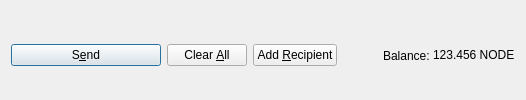
         <widget class="QFrame" name="frame_Send">
          <layout class="QHBoxLayout" name="horizontalLayout">
           <property name="bottomMargin">
            <number>0</number>
           </property>
           <item>
            <widget class="QPushButton" name="sendButton">
             <property name="minimumSize">
              <size>
               <width>150</width>
               <height>0</height>
              </size>
             </property>
             <property name="toolTip">
              <string>Confirm the send action</string>
             </property>
             <property name="text">
              <string>S&amp;end</string>
             </property>
             <property name="icon">
              <iconset resource="../nodehost.qrc">
               <normaloff>:/icons/send</normaloff>:/icons/send</iconset>
             </property>
             <property name="autoDefault">
              <bool>false</bool>
             </property>
             <property name="default">
              <bool>true</bool>
             </property>
            </widget>
           </item>
           <item>
            <widget class="QPushButton" name="clearButton">
             <property name="sizePolicy">
              <sizepolicy hsizetype="Minimum" vsizetype="Fixed">
               <horstretch>0</horstretch>
               <verstretch>0</verstretch>
              </sizepolicy>
             </property>
             <property name="toolTip">
              <string>Clear all fields of the form.</string>
             </property>
             <property name="text">
              <string>Clear &amp;All</string>
             </property>
             <property name="icon">
              <iconset resource="../nodehost.qrc">
               <normaloff>:/icons/remove</normaloff>:/icons/remove</iconset>
             </property>
             <property name="autoDefault">
              <bool>false</bool>
             </property>
            </widget>
           </item>
           <item>
            <widget class="QPushButton" name="addButton">
             <property name="toolTip">
              <string>Send to multiple recipients at once</string>
             </property>
             <property name="text">
              <string>Add &amp;Recipient</string>
             </property>
             <property name="icon">
              <iconset resource="../nodehost.qrc">
               <normaloff>:/icons/add</normaloff>:/icons/add</iconset>
             </property>
             <property name="autoDefault">
              <bool>false</bool>
             </property>
            </widget>
           </item>
           <item>
            <spacer name="horizontalSpacer">
             <property name="orientation">
              <enum>Qt::Horizontal</enum>
             </property>
             <property name="sizeHint" stdset="0">
              <size>
               <width>40</width>
               <height>20</height>
              </size>
             </property>
            </spacer>
           </item>
           <item>
            <layout class="QHBoxLayout" name="horizontalLayout_2">
             <property name="spacing">
              <number>3</number>
             </property>
             <item>
              <widget class="QLabel" name="label">
               <property name="text">
                <string>Balance:</string>
               </property>
              </widget>
             </item>
             <item>
              <widget class="QLabel" name="labelBalance">
               <property name="sizePolicy">
                <sizepolicy hsizetype="Preferred" vsizetype="Fixed">
                 <horstretch>0</horstretch>
                 <verstretch>0</verstretch>
                </sizepolicy>
               </property>
               <property name="cursor">
                <cursorShape>IBeamCursor</cursorShape>
               </property>
               <property name="text">
                <string notr="true">123.456 NODE</string>
               </property>
               <property name="textInteractionFlags">
                <set>Qt::LinksAccessibleByMouse|Qt::TextSelectableByKeyboard|Qt::TextSelectableByMouse</set>
               </property>
              </widget>
             </item>
            </layout>
           </item>
          </layout>
         </widget>
